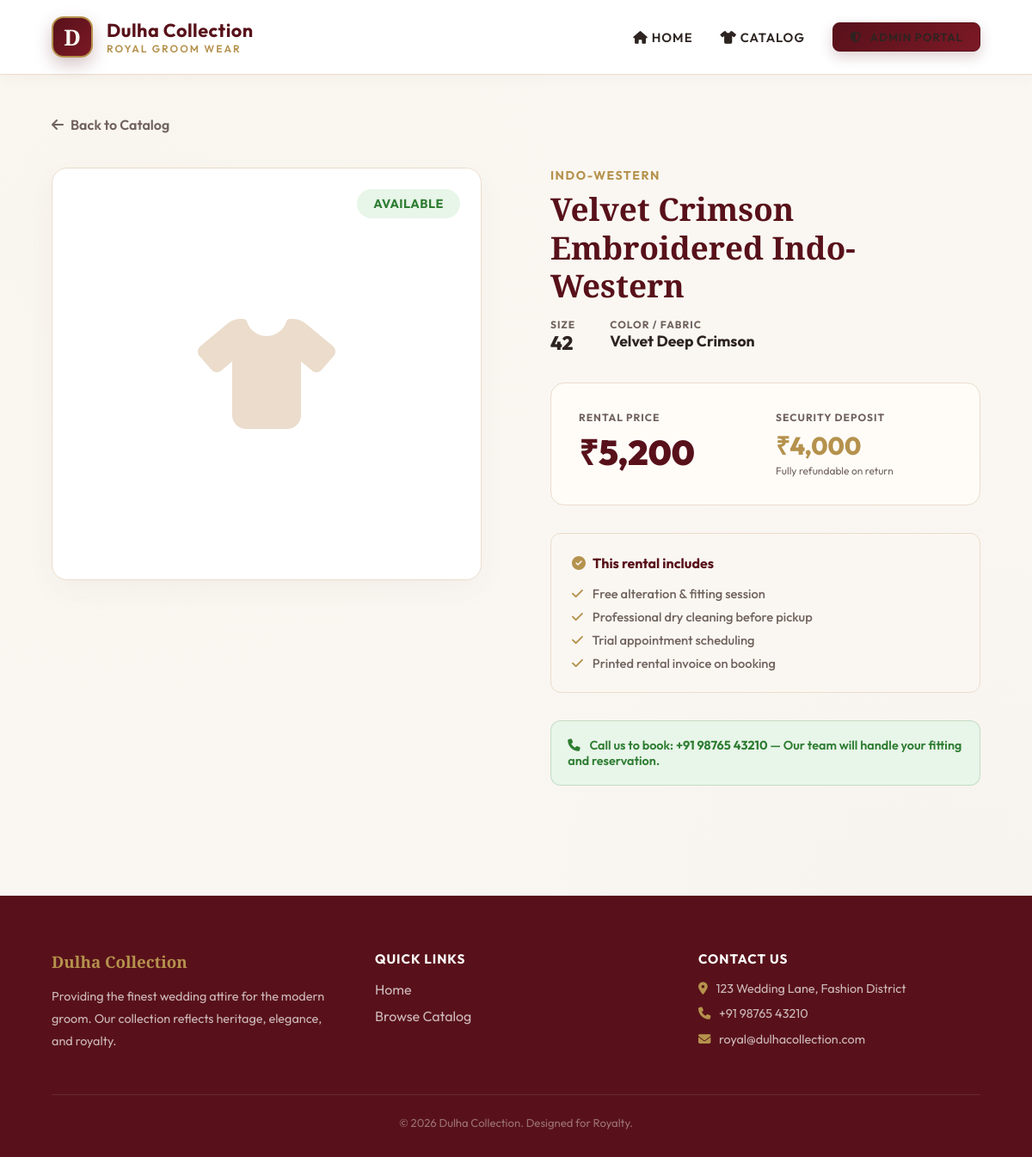
The page /product-view.php?id=2 on the database its author committed.
### tables this page shows
CREATE TABLE IF NOT EXISTS products (
    id INT AUTO_INCREMENT PRIMARY KEY,
    name VARCHAR(255) NOT NULL,
    category ENUM('Sherwani', 'Indo-Western', 'Suit & Tuxedo', 'Jodhpuri Suit', 'Kurta Pajama', 'Safa & Turban', 'Mojari & Shoes', 'Accessories') NOT NULL,
    size VARCHAR(20) NOT NULL,
    color VARCHAR(100) NOT NULL,
    rental_price DECIMAL(10,2) NOT NULL,
    security_deposit DECIMAL(10,2) NOT NULL,
    status ENUM('Available', 'Rented', 'Maintenance') DEFAULT 'Available',
    created_at TIMESTAMP DEFAULT CURRENT_TIMESTAMP
);

### product-view.php (the view, shortened to what this page needs)
<?php
require_once 'includes/user_header.php';
$id = isset($_GET['id']) ? intval($_GET['id']) : 0;
$stmt = $conn->prepare("SELECT * FROM products WHERE id = ? LIMIT 1");
$stmt->bind_param("i", $id);
$stmt->execute();
$product = $stmt->get_result()->fetch_assoc();
?>
<div style="padding: 3rem 5%;">
    <a href="catalog.php" style="color:var(--text-secondary);text-decoration:none;font-weight:600;display:inline-flex;align-items:center;gap:0.5rem;margin-bottom:2.5rem;">
        <i class="fa-solid fa-arrow-left"></i> Back to Catalog
    </a>
    <div style="display: grid; grid-template-columns: 1fr 1fr; gap: 5rem; align-items: start;">
        <div class="glass-panel" style="height:480px;display:flex;align-items:center;justify-content:center;font-size:8rem;color:var(--border-color);position:relative;">
            <i class="fa-solid fa-shirt"></i>
            <span class="status-badge <?php echo $product['status']==='Available' ? 'status-available' : 'status-rented'; ?>"
                  style="position:absolute;top:1.5rem;right:1.5rem;font-size:0.9rem;">
                <?php echo $product['status']; ?>
            </span>
        </div>
        <div>
            <span class="category-tag" style="font-size:0.88rem;"><?php echo $product['category']; ?></span>
            <h1 class="brand-heading" style="font-size:2.3rem;color:var(--accent-color);margin-bottom:1rem;line-height:1.2;">
                <?php echo htmlspecialchars($product['name']); ?>
            </h1>
            <div style="display:flex;gap:2.5rem;margin-bottom:2rem;">
                <div>
                    <span style="font-size:0.75rem;color:var(--text-secondary);display:block;font-weight:700;text-transform:uppercase;letter-spacing:1px;">Size</span>
                    <span style="font-size:1.4rem;font-weight:800;"><?php echo $product['size']; ?></span>
                </div>
                <div>
                    <span style="font-size:0.75rem;color:var(--text-secondary);display:block;font-weight:700;text-transform:uppercase;letter-spacing:1px;">Color / Fabric</span>
                    <span style="font-size:1.1rem;font-weight:700;"><?php echo htmlspecialchars($product['color']); ?></span>
                </div>
            </div>
            <div style="background:#fffcf8;border:1px solid var(--border-color);border-radius:16px;padding:2rem;margin-bottom:2rem;">
                <div style="display:grid;grid-template-columns:1fr 1fr;gap:1.5rem;">
                    <div>
                        <span style="font-size:0.75rem;color:var(--text-secondary);display:block;font-weight:700;text-transform:uppercase;letter-spacing:1px;margin-bottom:0.3rem;">Rental Price</span>
                        <span style="font-size:2.5rem;font-weight:900;color:var(--accent-color);">₹<?php echo number_format($product['rental_price'], 0); ?></span>
                    </div>
                    <div>
                        <span style="font-size:0.75rem;color:var(--text-secondary);display:block;font-weight:700;text-transform:uppercase;letter-spacing:1px;margin-bottom:0.3rem;">Security Deposit</span>
                        <span style="font-size:1.8rem;font-weight:800;color:var(--gold-color);">₹<?php echo number_format($product['security_deposit'], 0); ?></span>
                        <p style="font-size:0.75rem;color:var(--text-secondary);margin-top:0.2rem;">Fully refundable on return</p>
                    </div>
                </div>
            </div>
            <div style="background:#faf7f2;border-radius:12px;padding:1.5rem;margin-bottom:2rem;border:1px solid var(--border-color);">
                <h4 style="color:var(--accent-color);margin-bottom:1rem;"><i class="fa-solid fa-circle-check" style="color:var(--gold-color);margin-right:0.5rem;"></i>This rental includes</h4>
                <ul style="list-style:none;display:flex;flex-direction:column;gap:0.5rem;color:var(--text-secondary);font-size:0.92rem;font-weight:500;">
                    <li><i class="fa-solid fa-check text-gold" style="margin-right:0.5rem;"></i> Free alteration & fitting session</li>
                    <li><i class="fa-solid fa-check text-gold" style="margin-right:0.5rem;"></i> Professional dry cleaning before pickup</li>
                    <li><i class="fa-solid fa-check text-gold" style="margin-right:0.5rem;"></i> Trial appointment scheduling</li>
                    <li><i class="fa-solid fa-check text-gold" style="margin-right:0.5rem;"></i> Printed rental invoice on booking</li>
                </ul>
            </div>
            <?php if ($product['status'] === 'Available'): ?>
            <div style="background:var(--success-bg);color:var(--success);border:1px solid rgba(46,125,50,0.2);border-radius:12px;padding:1.2rem;font-size:0.9rem;font-weight:600;">
                <i class="fa-solid fa-phone" style="margin-right:0.5rem;"></i>
                Call us to book: <strong>+91 98765 43210</strong> &mdash; Our team will handle your fitting and reservation.
            </div>
            <?php endif; ?>
        </div>
    </div>
</div>
<?php require_once 'includes/user_footer.php'; ?>

### assets/css/style.css (style rules this page uses)
:root { --bg-color: #faf7f2; --card-bg: #ffffff; --border-color: #ebdccb; --text-primary: #2d2421; --text-secondary: #70625d; --accent-color: #58111a; --accent-hover: #7b1926; --accent-glow: rgba(88, 17, 26, 0.15); --gold-color: #b5924d; --gold-hover: #cbae6f; --danger: #d32f2f; --danger-bg: #ffebee; --success: #2e7d32; --success-bg: #e8f5e9; --warning: #ef6c00; --box-shadow: 0px 12px 35px rgba(88, 17, 26, 0.04); --border-radius: 18px; }
* { margin: 0; padding: 0; box-sizing: border-box; font-family: 'Outfit', sans-serif; }
body { background-color: var(--bg-color); color: var(--text-primary); overflow-x: hidden; background-image: radial-gradient(circle at 10% 20%, rgba(212, 175, 55, 0.02) 0%, transparent 40%), radial-gradient(circle at 90% 80%, rgba(88, 17, 26, 0.02) 0%, transparent 40%); }
h1, h2, h3, .brand-heading { font-family: 'Playfair Display', serif; }
.glass-panel { background: var(--card-bg); border: 1px solid var(--border-color); border-radius: var(--border-radius); box-shadow: var(--box-shadow); animation: fadeIn 0.6s cubic-bezier(0.16, 1, 0.3, 1) forwards; }
.status-badge { padding: 0.5rem 1.2rem; border-radius: 30px; font-size: 0.82rem; font-weight: 700; display: inline-block; text-transform: uppercase; letter-spacing: 0.5px; }
.status-available { background: var(--success-bg); color: var(--success); }
.text-gold { color: var(--gold-color); }

### rows shown on the page
products: status "AVAILABLE", category "INDO-WESTERN", name "Velvet Crimson Embroidered Indo-Western", size "42", color "Velvet Deep Crimson", rental_price "5,200", security_deposit "4,000"
